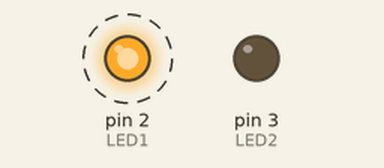
Recording of a sketch running on a simulated Arduino Uno, built with avr-gcc and run on an emulated ATmega328P. Parts: output pins drawn as LEDs (lit = HIGH). Dashed ring = blinking.

Above: at 0.2 s.
Timing chart, 0 to 3.0 s (numbered marks = the images above):
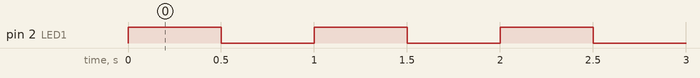

The sketch:

first_step.ino
```cpp
#define LED1 2
#define LED2 3
#define BUTTON 5

void setup() {
  // put your setup code here, to run once:
  pinMode(LED1, OUTPUT); //настройка пинов в режим выхода
  //pinMode(LED1, INPUT); //настройка пинов в режим входа
  pinMode(LED2, OUTPUT);
  pinMode(BUTTON, INPUT);
}

void loop() {
  // put your main code here, to run repeatedly:
  digitalWrite(LED1, HIGH);
  delay(500);
  digitalWrite(LED1, LOW);
  delay(500);
  //digitalWrite(LED1, LOW);
}
```

Measured:
- by itself, pin 2 (LED1): alternates HIGH for 0.50 s and LOW for 0.50 s
